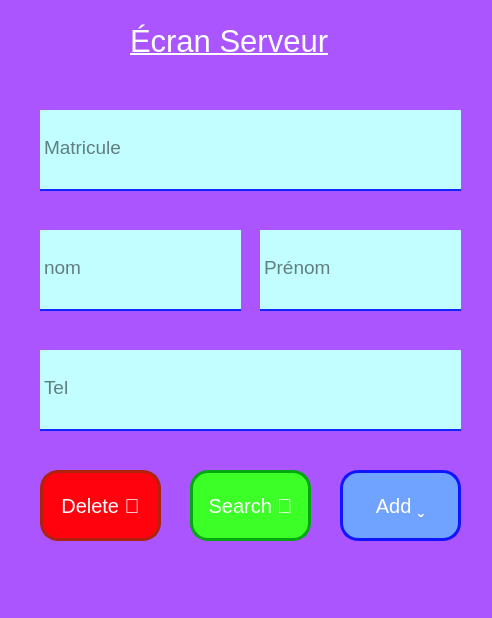
<?xml version="1.0" encoding="UTF-8"?>
<ui version="4.0">
 <class>ServeurMainWindow</class>
 <widget class="QMainWindow" name="ServeurMainWindow">
  <property name="geometry">
   <rect>
    <x>0</x>
    <y>0</y>
    <width>492</width>
    <height>618</height>
   </rect>
  </property>
  <property name="windowTitle">
   <string>MainWindow</string>
  </property>
  <property name="styleSheet">
   <string notr="true">background-color: rgb(170, 85, 255);</string>
  </property>
  <widget class="QWidget" name="centralwidget">
   <widget class="QLineEdit" name="prenom">
    <property name="geometry">
     <rect>
      <x>260</x>
      <y>230</y>
      <width>201</width>
      <height>81</height>
     </rect>
    </property>
    <property name="font">
     <font>
      <pointsize>14</pointsize>
     </font>
    </property>
    <property name="styleSheet">
     <string notr="true">border: 2px solid rgba(0,0,0,0);
border-bottom-color: rgb(17, 40, 255);
padding-bottom:7px;
background-color: rgb(194, 254, 255);</string>
    </property>
    <property name="placeholderText">
     <string>Prénom</string>
    </property>
   </widget>
   <widget class="QPushButton" name="Delete_btn">
    <property name="geometry">
     <rect>
      <x>40</x>
      <y>470</y>
      <width>121</width>
      <height>71</height>
     </rect>
    </property>
    <property name="sizeIncrement">
     <size>
      <width>0</width>
      <height>0</height>
     </size>
    </property>
    <property name="font">
     <font>
      <pointsize>15</pointsize>
     </font>
    </property>
    <property name="cursor">
     <cursorShape>PointingHandCursor</cursorShape>
    </property>
    <property name="styleSheet">
     <string notr="true">#Delete_btn{
color: rgb(255, 255, 255);
border-radius: 18px;
background-color: rgb(255, 2, 14);
border: 3px Solid rgb(175, 34, 15);
}
#Delete_btn:hover:pressed{
background-color: rgb(255, 167, 43);
}
</string>
    </property>
    <property name="text">
     <string>Delete </string>
    </property>
   </widget>
   <widget class="QLineEdit" name="nom">
    <property name="geometry">
     <rect>
      <x>40</x>
      <y>230</y>
      <width>201</width>
      <height>81</height>
     </rect>
    </property>
    <property name="font">
     <font>
      <pointsize>14</pointsize>
     </font>
    </property>
    <property name="styleSheet">
     <string notr="true">border: 2px solid rgba(0,0,0,0);
border-bottom-color: rgb(17, 40, 255);
padding-bottom:7px;
background-color: rgb(194, 254, 255);</string>
    </property>
    <property name="placeholderText">
     <string>nom</string>
    </property>
   </widget>
   <widget class="QLabel" name="label_2">
    <property name="geometry">
     <rect>
      <x>130</x>
      <y>10</y>
      <width>271</width>
      <height>61</height>
     </rect>
    </property>
    <property name="font">
     <font>
      <pointsize>23</pointsize>
      <underline>true</underline>
     </font>
    </property>
    <property name="styleSheet">
     <string notr="true">color:rgb(255, 255, 255)</string>
    </property>
    <property name="text">
     <string>Écran Serveur</string>
    </property>
   </widget>
   <widget class="QLineEdit" name="matricule">
    <property name="geometry">
     <rect>
      <x>40</x>
      <y>110</y>
      <width>421</width>
      <height>81</height>
     </rect>
    </property>
    <property name="font">
     <font>
      <pointsize>14</pointsize>
     </font>
    </property>
    <property name="styleSheet">
     <string notr="true">border: 2px solid rgba(0,0,0,0);
border-bottom-color: rgb(17, 40, 255);
padding-bottom:7px;
background-color: rgb(194, 254, 255);</string>
    </property>
    <property name="text">
     <string/>
    </property>
    <property name="placeholderText">
     <string>Matricule</string>
    </property>
   </widget>
   <widget class="QPushButton" name="Search_btn">
    <property name="geometry">
     <rect>
      <x>190</x>
      <y>470</y>
      <width>121</width>
      <height>71</height>
     </rect>
    </property>
    <property name="sizeIncrement">
     <size>
      <width>0</width>
      <height>0</height>
     </size>
    </property>
    <property name="font">
     <font>
      <pointsize>15</pointsize>
     </font>
    </property>
    <property name="cursor">
     <cursorShape>PointingHandCursor</cursorShape>
    </property>
    <property name="styleSheet">
     <string notr="true">#Search_btn{
color: rgb(255, 255, 255);
background-color: rgb(60, 255, 39);
border-radius: 18px;
border: 3px Solid rgb(3, 168, 17);
}
#Search_btn:hover:pressed{
background-color: rgb(126, 255, 103);
}</string>
    </property>
    <property name="text">
     <string>Search </string>
    </property>
   </widget>
   <widget class="QPushButton" name="Add_btn">
    <property name="geometry">
     <rect>
      <x>340</x>
      <y>470</y>
      <width>121</width>
      <height>71</height>
     </rect>
    </property>
    <property name="sizeIncrement">
     <size>
      <width>0</width>
      <height>0</height>
     </size>
    </property>
    <property name="font">
     <font>
      <pointsize>15</pointsize>
     </font>
    </property>
    <property name="cursor">
     <cursorShape>PointingHandCursor</cursorShape>
    </property>
    <property name="styleSheet">
     <string notr="true">#Add_btn{
background-color: rgb(112, 162, 255);
color: rgb(255, 255, 255);
border-radius: 18px;
border: 3px Solid rgb(17, 21, 255);
}
#Add_btn:hover:pressed{
background-color: rgb(190, 164, 255);
}</string>
    </property>
    <property name="text">
     <string>Add </string>
    </property>
   </widget>
   <widget class="QLineEdit" name="tel">
    <property name="geometry">
     <rect>
      <x>40</x>
      <y>350</y>
      <width>421</width>
      <height>81</height>
     </rect>
    </property>
    <property name="font">
     <font>
      <pointsize>14</pointsize>
     </font>
    </property>
    <property name="styleSheet">
     <string notr="true">border: 2px solid rgba(0,0,0,0);
border-bottom-color: rgb(17, 40, 255);
padding-bottom:7px;
background-color: rgb(194, 254, 255);</string>
    </property>
    <property name="text">
     <string/>
    </property>
    <property name="placeholderText">
     <string>Tel</string>
    </property>
   </widget>
  </widget>
  <widget class="QMenuBar" name="menubar">
   <property name="geometry">
    <rect>
     <x>0</x>
     <y>0</y>
     <width>492</width>
     <height>29</height>
    </rect>
   </property>
  </widget>
  <widget class="QStatusBar" name="statusbar"/>
 </widget>
 <resources/>
 <connections/>
</ui>
